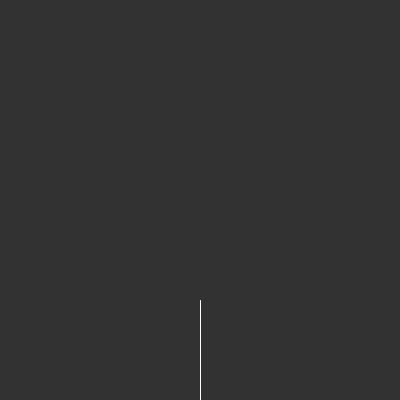
Frame 1 (no input)
Frame 60 (the mouse pressed at the canvas centre just before this capture): identical to frame 1, image omitted
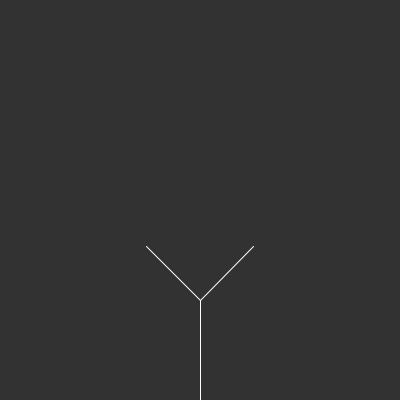
Frame 120 (the mouse held since frame 60 and released just before this capture)

The Processing sketch that drew these frames (run headless with seeded random() and noise(); from frame 60 on, the mouse is pressed at the canvas centre):

// Processing sketch: TreeOO
// ── TreeOO.pde
Branch[] tree;
PVector[] leaves;
int count, leafCount, branchCount;

void setup() {
  size(400, 400);
  tree = new Branch[200];
  leaves = new PVector[200];
  PVector a = new PVector(width / 2, height);
  PVector b = new PVector(width / 2, height - 100);
  Branch root = new Branch(a, b);
  leafCount = 0;
  branchCount = 0;
  tree[branchCount++] = root;
}

void draw() {
  background(50);
  
  for(int i = 0; i < tree.length; i++) {
    if(tree[i] != null) {
      tree[i].show();
    }
  }
  
  for(int i = 0; i < leaves.length; i++) {
    if(leaves[i] != null) {
      fill(255, 0, 100, 100);
      noStroke();
      ellipse(leaves[i].x, leaves[i].y, 8, 8);
      leaves[i].y += random(0, 1);
      leaves[i].x += random(-2, 2);
    }
  }
}

void mousePressed() {
  if(count < 5) {
    for(int i = tree.length - 1; i >= 0; i--) {
      if(tree[i] != null) {
        if(!tree[i].finished) {
          tree[branchCount++] = tree[i].branch(-PI / 4);
          tree[branchCount++] = tree[i].branch(PI / 4);
        }
        tree[i].finished = true;
      }
    }
    count++;
  }
  
  if(count == 5) {
    for(int i = 0; i < tree.length; i++) {
      if(tree[i] != null && !tree[i].finished) {
        PVector leaf = tree[i].end.copy();
        leaves[i++] = leaf;
      }
    }
    leafCount = 0;
  }
}
// ── Branch.pde
class Branch {
  PVector begin, end;
  boolean finished;
  
  public Branch(PVector begin, PVector end) {
     this.begin = begin;
     this.end = end;
     this.finished = false;
  }
  
  public void show() {
    stroke(255);
    line(this.begin.x, this.begin.y, this.end.x, this.end.y);
  }
  
  public Branch branch(float rotate) {
    PVector dir = PVector.sub(this.end, this.begin);
    dir.rotate(rotate);
    dir.mult(0.75);
    PVector newEnd = PVector.add(this.end, dir);
    return new Branch(this.end, newEnd);
  }
}
